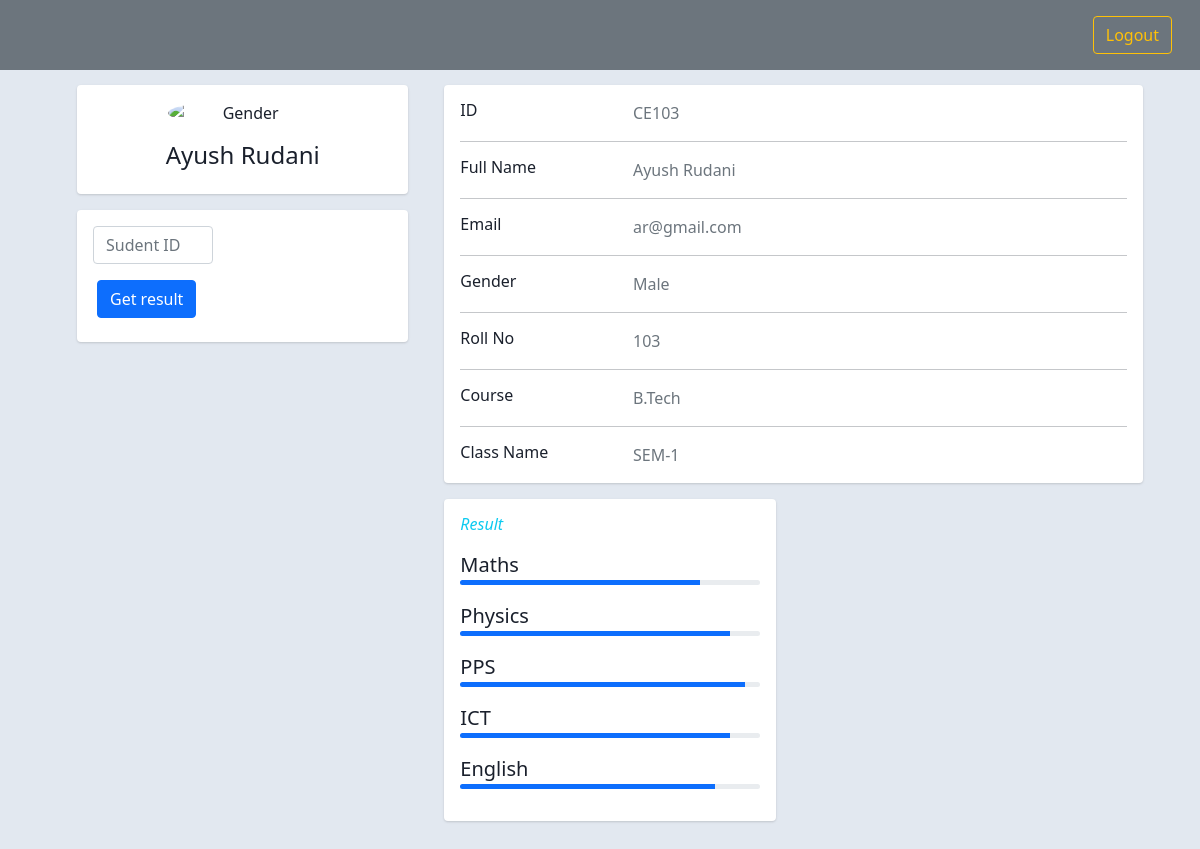
The page /profile.php?id=CE103 on the database its author committed.
### tables this page shows
CREATE TABLE `students` (
  `id` varchar(20) NOT NULL,
  `name` varchar(30) NOT NULL,
  `email` varchar(50) NOT NULL,
  `gender` varchar(15) NOT NULL,
  `rno` int(3) NOT NULL,
  `course` varchar(50) NOT NULL,
  `class_name` varchar(30) NOT NULL
);

CREATE TABLE `result` (
  `name` varchar(30) NOT NULL,
  `rno` int(3) NOT NULL,
  `class` varchar(30) NOT NULL,
  `s1` varchar(30) NOT NULL,
  `s2` varchar(30) NOT NULL,
  `s3` varchar(30) NOT NULL,
  `s4` varchar(30) NOT NULL,
  `s5` varchar(30) NOT NULL,
  `p1` int(3) NOT NULL,
  `p2` int(3) NOT NULL,
  `p3` int(3) NOT NULL,
  `p4` int(3) NOT NULL,
  `p5` int(3) NOT NULL,
  `marks` int(3) NOT NULL,
  `percentage` float NOT NULL
);

### profile.php (the view, shortened to what this page needs)
<!DOCTYPE html>
<html lang="en">
<head>
    <link href="https://cdn.jsdelivr.net/npm/bootstrap@5.0.1/dist/css/bootstrap.min.css" rel="stylesheet">
</head>
<body>
    <nav class="navbar navbar-expand-lg p-2 navbar-dark bg-secondary">
        <div class="container-fluid">
            <div class="collapse navbar-collapse justify-content-center" id="navbarScroll">
                <div class="d-flex justify-content-end"><a href="logout.php"><button type="button" class="btn btn-outline-warning float-right m-2">Logout</button></a></div>
            </div>
        </div>
    </nav>
    <?php
    if (isset($_GET['id']) && !empty($_GET['id'])) {
        include("init.php");
        $id = $_GET['id'];
        $student = mysqli_fetch_array(mysqli_query($conn, "SELECT COUNT(*) FROM `students` WHERE `id` ='$id'"));
        if ($student[0] == 1) {
            $sql = "SELECT `id`, `name`, `email`,`gender` ,`rno`,`course`, `class_name` FROM `students`  WHERE `id` = '$id'";
            $result = mysqli_query($conn, $sql);
            if (mysqli_num_rows($result) > 0) {
                $row = mysqli_fetch_array($result);
                echo '
                <div class="container">
                    <div class="main-body">
                        <div class="row gutters-sm">
                            <div class="col-md-4 mb-3">
                                <div class="card">
                                    <div class="card-body">
                                        <div class="d-flex flex-column align-items-center text-center">
                                            <img src="https://bootdey.com/img/Content/avatar/avatar7.png" id="avatar" alt="Gender" class="rounded-circle" width="150">
                                            <div class="mt-3">
                                                <h4>' . $row['name'] . '</h4>
                                            </div>
                                        </div>
                                    </div>
                                </div>
                                <div class="card mt-3">
                                    <form action="./student.php" method="POST">
                                    <div class="m-3">
                                    <input type="text" class="form-control" name="id" autocomplete="off" placeholder="Sudent ID" style="width: 40%;">
                                    </div>
                                    <button type="submit" style="margin-left:20px;" class="btn btn-primary mb-4">Get result</button></form>
                                </div>
                            </div>
                            <div class="col-md-8">
                                <div class="card mb-3">
                                    <div class="card-body">
                                        <div class="row">
                                            <div class="col-sm-3">
                                                <h6 class="mb-0">ID</h6>
                                            </div>
                                            <div class="col-sm-9 text-secondary">
                                                ' . $row['id'] . '
                                            </div>
                                        </div>
                                        <hr>
                                        <div class="row">
                                            <div class="col-sm-3">
                                                <h6 class="mb-0">Full Name</h6>
                                            </div>
                                            <div class="col-sm-9 text-secondary">
                                                ' . $row['name'] . '
                                            </div>
                                        </div>
                                        <hr>
                                        <div class="row">
                                            <div class="col-sm-3">
                                                <h6 class="mb-0">Email</h6>
                                            </div>
                                            <div class="col-sm-9 text-secondary">
                                                ' . $row['email'] . '
                                            </div>
                                        </div>
                                        <hr>
                                        <div class="row">
                                            <div class="col-sm-3">
                                                <h6 class="mb-0">Gender</h6>
                                            </div>
                                            <div class="col-sm-9 text-secondary">
                                                ' . $row['gender'] . '
                                            </div>
                                        </div>
                                        <hr>
                                        <div class="row">
                                            <div class="col-sm-3">
                                                <h6 class="mb-0">Roll No</h6>
                                            </div>
                                            <div class="col-sm-9 text-secondary">
                                                ' . $row['rno'] . '
                                            </div>
                                        </div>
                                        <hr>
                                        <div class="row">
                                            <div class="col-sm-3">
                                                <h6 class="mb-0">Course</h6>
                                            </div>
                                            <div class="col-sm-9 text-secondary">
                                                ' . $row['course'] . '
                                            </div>
                                        </div>
                                        <hr>
                                        <div class="row">
                                            <div class="col-sm-3">
                                                <h6 class="mb-0">Class Name</h6>
                                            </div>
                                            <div class="col-sm-9 text-secondary">
                                                ' . $row['class_name'] . '
                                            </div>
                                        </div>
                                    </div>
                                </div>';
                $rno = $row['rno'];
                $sql2 = "SELECT * FROM `result` WHERE rno='$rno'";
                $result2 = mysqli_query($conn, $sql2);
                if (mysqli_num_rows($result2) > 0) {
                    $row2 = mysqli_fetch_array($result2);
                    echo '<div class="row gutters-sm">
                                    <div class="col-sm-6 mb-3">
                                        <div class="card h-100">
                                            <div class="card-body">
                                                <h6 class="d-flex align-items-center mb-3"><i class="material-icons text-info mr-2">Result</i></h6>
                                                <small class="fs-5">' . $row2['s1'] . '</small>
                                                <div class="progress mb-3" style="height: 5px">
                                                    <div class="progress-bar bg-primary" role="progressbar" style="width:' . $row2['p1'] . '%" aria-valuenow="80" aria-valuemin="0" aria-valuemax="100"></div>
                                                </div>
                                                <small class="fs-5">' . $row2['s2'] . '</small>
                                                <div class="progress mb-3" style="height: 5px">
                                                    <div class="progress-bar bg-primary" role="progressbar" style="width:' . $row2['p2'] . '%" aria-valuenow="72" aria-valuemin="0" aria-valuemax="100"></div>
                                                </div>
                                                <small class="fs-5">' . $row2['s3'] . '</small>
                                                <div class="progress mb-3" style="height: 5px">
                                                    <div class="progress-bar bg-primary" role="progressbar" style="width:' . $row2['p3'] . '%" aria-valuenow="89" aria-valuemin="0" aria-valuemax="100"></div>
                                                </div>
                                                <small class="fs-5">' . $row2['s4'] . '</small>
                                                <div class="progress mb-3" style="height: 5px">
                                                    <div class="progress-bar bg-primary" role="progressbar" style="width:' . $row2['p4'] . '%" aria-valuenow="55" aria-valuemin="0" aria-valuemax="100"></div>
                                                </div>
                                                <small class="fs-5">' . $row2['s5'] . '</small>
                                                <div class="progress mb-3" style="height: 5px">
                                                    <div class="progress-bar bg-primary" role="progressbar" style="width:' . $row2['p5'] . '%" aria-valuenow="66" aria-valuemin="0" aria-valuemax="100"></div>
                                                </div>
                                            </div>
                                        </div>
                                    </div>
                                    <div class="col-sm-6 mb-3">
                                    </div>
                                </div>
                            </div>
                        </div>
                    </div>
                    </div>';
                } else {
                    echo '<div class="alert alert-danger m-4" role="alert">Result not Added.</div>';
                }
            }
        }
    }
    ?>
</body>
</html>

### profile.php (style rules this page uses)
body { background-color: white; color: #1a202c; text-align: left; background-color: #e2e8f0; background-image: url("Images/bg3.jpg"); background-repeat: no-repeat; background-size: 100% 100%; -webkit-background-size: cover; -moz-background-size: cover; -o-background-size: cover; background-size: cover; }
.main-body { padding: 15px; }
.card { box-shadow: 0 1px 3px 0 rgba(0, 0, 0, .1), 0 1px 2px 0 rgba(0, 0, 0, .06); }
.card { position: relative; display: flex; flex-direction: column; min-width: 0; word-wrap: break-word; background-color: #fff; background-clip: border-box; border: 0 solid rgba(0, 0, 0, .125); border-radius: .25rem; margin-left: 20px; }
.card-body { flex: 1 1 auto; min-height: 1px; padding: 1rem; }
.gutters-sm { margin-right: -8px; margin-left: -8px; }
.gutters-sm>.col, .gutters-sm>[class*=col-] { padding-right: 8px; padding-left: 8px; }
.mb-3, .my-3 { margin-bottom: 1rem !important; }
.h-100 { height: 100% !important; }

### rows shown on the page
students: name "Ayush Rudani", id "CE103", email "ar@gmail.com", gender "Male", rno "103", course "B.Tech", class_name "SEM-1"
result: s1 "Maths", s2 "Physics", s3 "PPS", s4 "ICT", s5 "English"
